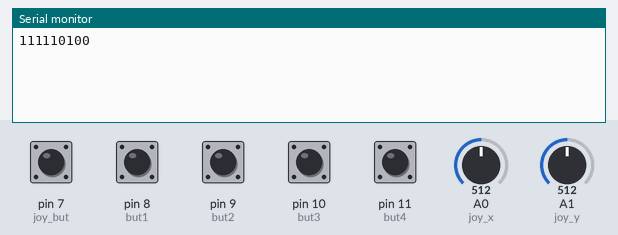
Bench run of a sketch on a simulated Arduino Uno, built with avr-gcc and run on an emulated ATmega328P. Parts: the last lines printed to the serial monitor. The test bench sets the inputs (shaded band); at power-on: pin 7 (joy_but), pin 8 (but1), pin 9 (but2), pin 10 (but3), pin 11 (but4) HIGH, A0 (joy_x) = 512, A1 (joy_y) = 512.

Above: at 1.2 s.
1.3 s: A0 (joy_x) set to 390
At 2.5 s:
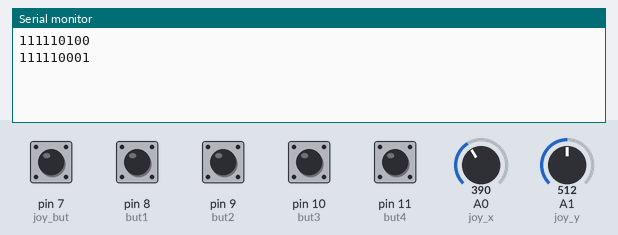
2.8 s: A1 (joy_y) set to 240
At 3.2 s:
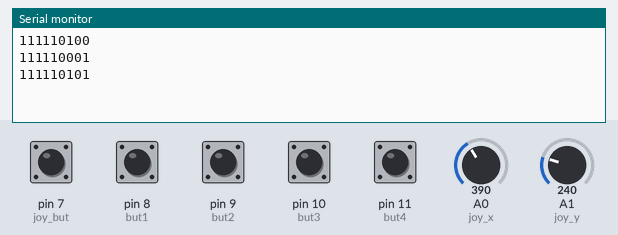
4.3 s: pin 7 (joy_but) pulled LOW for 0.15 s
At 5.4 s:
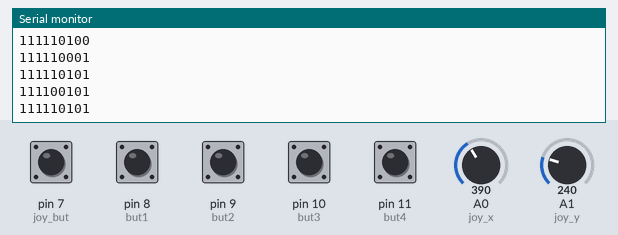
5.9 s: pin 8 (but1) pulled LOW for 0.15 s
At 7.2 s:
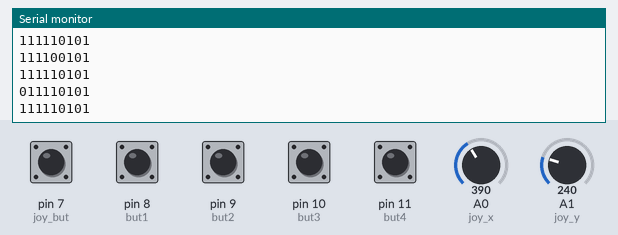
7.5 s: pin 9 (but2) pulled LOW for 0.15 s
At 8.8 s:
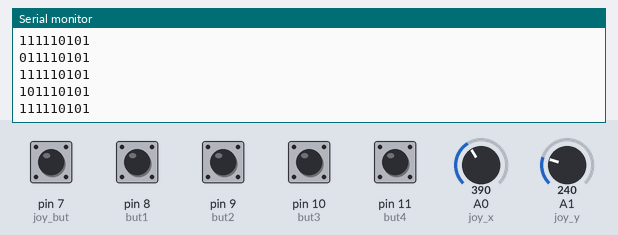
9.1 s: pin 10 (but3) pulled LOW for 0.15 s
At 10.2 s:
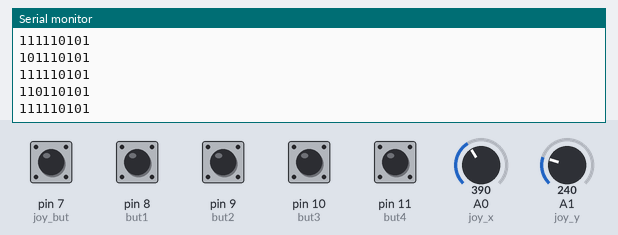
Timing chart, 0 to 11.7 s (numbered marks = the images above; inputs shaded):
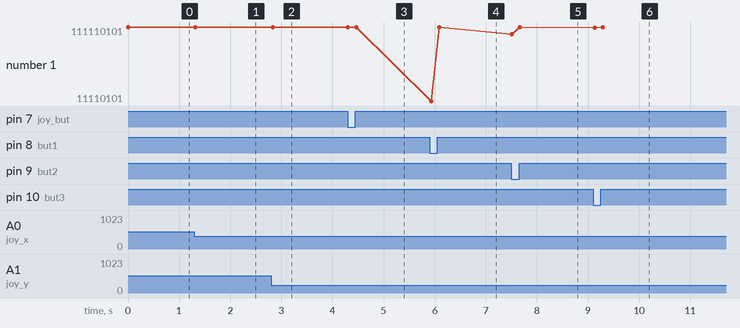

Measured:
- after the input at 1.3 s, the serial monitor: prints a new line at once (image 1)
- after the input at 2.8 s, the serial monitor: prints a new line at once (image 2)
- after the input at 4.3 s, the serial monitor: prints a new line at once (image 3)
- after the input at 5.9 s, the serial monitor: prints a new line at once (image 4)
- after the input at 7.5 s, the serial monitor: prints a new line at once (image 5)
- after the input at 9.1 s, the serial monitor: prints a new line at once (image 6)
- plotted number 1: 111110100 → 111110001 after the input at 1.3 s, 111110001 → 111110101 after the input at 2.8 s

The sketch:

new_transmitter.ino
```cpp
#include <SoftwareSerial.h>
SoftwareSerial BT(2, 3);

// joystick direction regulator
//  ----------------
//  |0000|0001|0010|
//  |--------------|
//  |0011|0100|0101|
//  |--------------|
//  |0110|0111|1000|
//  ----------------

#define but1 8
#define but2 9
#define but3 10
#define but4 11

#define joy_but 7
#define joy_x A0
#define joy_y A1

int val_joyx;
int val_joyy;

String received;
char sent[10];
char old_sent[10];

void setup() {
  sent[9] = '\0';

  Serial.begin(9600);
  BT.begin(9600);

  pinMode(but1, INPUT_PULLUP);
  pinMode(but2, INPUT_PULLUP);
  pinMode(but3, INPUT_PULLUP);
  pinMode(but4, INPUT_PULLUP);
  pinMode(joy_but, INPUT_PULLUP);
}

void loop() {
  sent[0] = digitalRead(but1) + 48;
  sent[1] = digitalRead(but2) + 48;
  sent[2] = digitalRead(but3) + 48;
  sent[3] = digitalRead(but4) + 48;
  sent[4] = digitalRead(joy_but) + 48;

  val_joyx = analogRead(joy_x);
  val_joyy = analogRead(joy_y);

  if (val_joyy <= 750 && val_joyy > 250) {
    if (val_joyx <= 600 && val_joyx > 400) {
      sent[5] = '0';
      sent[6] = '1';
      sent[7] = '0';
      sent[8] = '0';
    } else if (val_joyx <= 400) {
      sent[5] = '0';
      sent[6] = '0';
      sent[7] = '0';
      sent[8] = '1';
    } else {
      sent[5] = '0';
      sent[6] = '1';
      sent[7] = '1';
      sent[8] = '1';
    }
  } else if (val_joyy > 750) {
    if (val_joyx <= 900 && val_joyx > 350) {
      sent[5] = '0';
      sent[6] = '0';
      sent[7] = '1';
      sent[8] = '1';
    } else if (val_joyx <= 350) {
      sent[5] = '0';
      sent[6] = '0';
      sent[7] = '0';
      sent[8] = '0';
    } else {
      sent[5] = '0';
      sent[6] = '1';
      sent[7] = '1';
      sent[8] = '0';
    }
  } else {
    if (val_joyx <= 650 && val_joyx > 100) {
      sent[5] = '0';
      sent[6] = '1';
      sent[7] = '0';
      sent[8] = '1';
    } else if (val_joyx <= 100) {
      sent[5] = '0';
      sent[6] = '0';
      sent[7] = '1';
      sent[8] = '0';
    } else {
      sent[5] = '1';
      sent[6] = '0';
      sent[7] = '0';
      sent[8] = '0';
    }
  }


  for (int i = 0;  i < 9; i++){
    if ( old_sent[i] != sent[i] )
    {
      Serial.println(sent);
      BT.write(sent);
      break;
    }
  }


  for (int i = 0; i < 9; i++) {
    old_sent[i] = sent[i];
  }
  delay(50);
}
```
